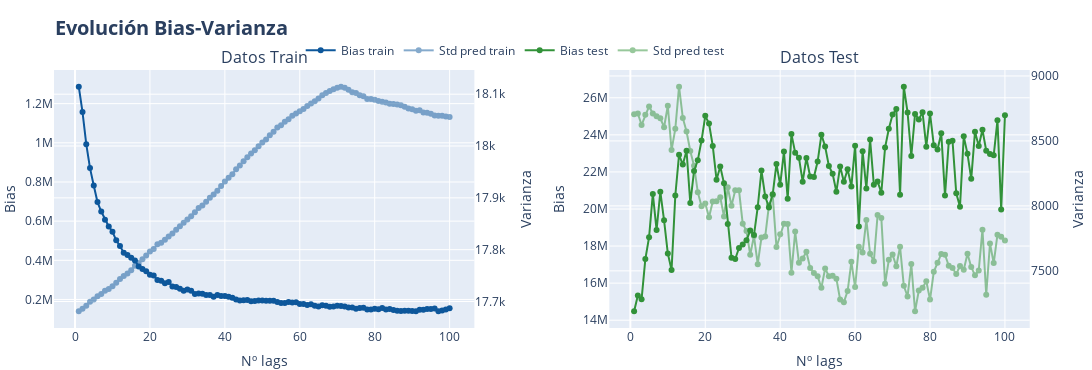

Source (notebook cell):
### Code cell
# Gráfico Bias-Varianza
# ==============================================================================
fig = make_subplots(rows=1, cols=2, horizontal_spacing = 0.13,
                    subplot_titles=("Datos Train", "Datos Test"),
                    specs=[[{"secondary_y": True}, {"secondary_y": True}]])

labels = ['Bias train', 'Std pred train', 'Bias test', 'Std pred test']
plots = [metricas_train, stds_train, metricas_test, stds_test]
secondarys = [False, True, False, True]
colores = [palette_btc['azul'], palette_btc['azul'], palette_btc['verde'], palette_btc['verde']]
opacidades = [1, 0.5, 1, 0.5]
cols = [1, 1, 2, 2]

for label, plot, secondary, color, opacidad, col in zip(labels, plots, secondarys, colores, opacidades, cols):
    
    # Se añanden todas las lineas con un ciclo
    fig.add_trace(
        go.Scatter(x=lags, y=plot, name=f'{label}', mode='lines+markers',
                   opacity=opacidad, line=dict(color=color)),
                   secondary_y=secondary, row=1, col=col
        )
    
fig.update_layout(
    width       = 1200,
    height      = 370,
    title       = dict(text='<b>Evolución Bias-Varianza</b>', font=dict(size=20)),
    legend      = dict(orientation="h", yanchor="bottom",
                       y=1.02, xanchor="right", x=0.65),
    margin      = dict(l=0, r=0, t=70, b=40),
)
fig.update_xaxes(title_text='Nº lags')
fig.update_yaxes(title_text='Bias', secondary_y=False)
fig.update_yaxes(title_text='Varianza', secondary_y=True)
fig.show();
